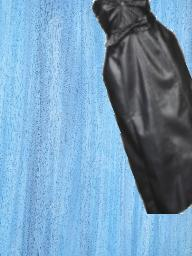
#> input picture classifier_dataset/dresses/augmented_images/020767_1_1.jpg, 192 x 256 px, given as the content of the folder dresses/images, which was not available
$ python main_preprocessing.py
#> lines starting #> are read from the running program, lines starting #| are printed output that depends on the picture; after the words box and inside, x2 and y2 are one past the last pixel; in counts of white or black regions, pixels touching at a corner belong together; pictures that were not available may be replaced by others from this repository, and a replacement may not be noted
### preprocessing/cloth_mask.py
import cv2 as cv
import numpy as np
import matplotlib.pyplot as plt
import os
import os.path as osp
from PIL import Image


def create_cloth_mask(original_name, source, dest):
#> called with original_name = '020767_1_1.jpg', source = 'dresses', dest = 'dresses'
    original_image = cv.imread(osp.join(source, 'images', original_name))
#> original_image is the input picture: shape (256, 192, 3); mean B, G, R 183.5, 154.4, 116.8
    original_image = cv.cvtColor(original_image, cv.COLOR_BGR2RGB)

    # il grabcut funziona meglio con il blurring, i contorni sono più smooth
    blurred_image = cv.GaussianBlur(original_image, (5, 5), 0)
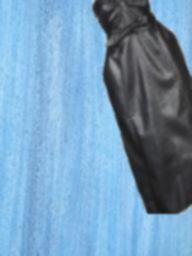
#> blurred_image: shape (256, 192, 3); mean R, G, B 116.8, 154.4, 183.5

    # SEPARO COLORE BACKGROUND
    # estraggo il colore del pixel in alto a sx
    r0 = blurred_image[2, 2, 0]
#> r0 = 140
    g0 = blurred_image[2, 2, 1]
#> g0 = 201
    b0 = blurred_image[2, 2, 2]
#> b0 = 240
    # estraggo i 3 piani di colore
    r = blurred_image[:, :, 0]
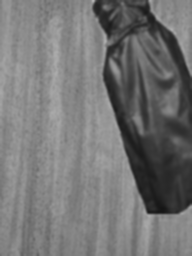
#> r: shape (256, 192); min 21, max 178, mean 116.8
    g = blurred_image[:, :, 1]
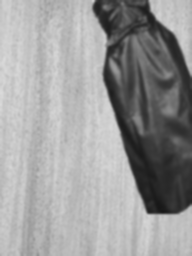
#> g: shape (256, 192); min 23, max 218, mean 154.4
    b = blurred_image[:, :, 2]
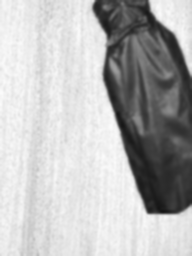
#> b: shape (256, 192); min 20, max 251, mean 183.5
    # segmentazione: metto a 1 i pixel con colore uguale al primo (valori rgb uguali)
    segmented_image = np.where(r != r0, 0, 1)
#> segmented_image: shape (256, 192) int64; values 0 (black) and 1 (white), 2.7% white in thin lines or dots
    segmented_image = np.where(g != g0, 0, segmented_image)
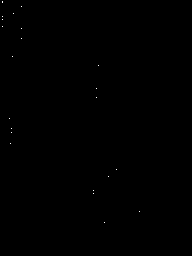
#> segmented_image: shape (256, 192) int64; values 0 (black) and 1 (white), 0.05% white in thin lines or dots, all inside (x1, y1, x2, y2) = (2, 1, 140, 223)
    segmented_image = np.where(b != b0, 0, segmented_image)
#> segmented_image: shape (256, 192) int64; values 0 (black) and 1 (white), 0.02% white in thin lines or dots, all inside (x1, y1, x2, y2) = (2, 1, 105, 223)

    # CREAZIONE MASK
    # inizializzo la mask a BGD (valore 0)
    mask = np.zeros((original_image.shape[0], original_image.shape[1]), np.uint8)
    mask[:] = cv.GC_BGD

    # GESTIONE IMMAGINI PROBLEMATICHE
    # calcolo la percentuale di pixel di background
    back_perc = (segmented_image == 1).sum() / (original_image.shape[0] * original_image.shape[1])
#> back_perc = 0.000224

    # se la % è abbastanza alta significa che la segmentazione funziona bene,
    # setto i pixel segmentati a 0 come probabile foreground PR_FGD (valore 3)
    if back_perc >= 0.15:
        mask[segmented_image == 0] = cv.GC_PR_FGD

    # se la % è bassa significa che la segmentazione non funziona bene
    # allora applico OTSU, i pixel a 0 vengono segnati come foregroung FGD (valore 1)
    else:
        ret, th = cv.threshold(cv.cvtColor(original_image, cv.COLOR_RGB2GRAY), 0, 1, cv.THRESH_BINARY + cv.THRESH_OTSU)
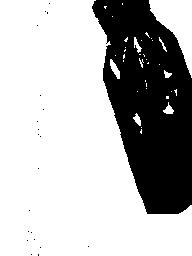
#> th: shape (256, 192); values 0 (black) and 1 (white), 71.2% white; 21 black regions (20 under 20 px), largest, box (x1, y1, x2, y2) and area: (92, 0, 192, 214) 14151
#> ret = 122
        # l'if serve per impostare il background a 0 e il foreground a 1, in alcune threshold venivano scambiati
        if th[0, 0] == 0:
            th = np.where(th == 0, 255, 0)
        mask[th == 0] = cv.GC_FGD

    # GRAB CUT: definisco elementi di base per il grabcut
    # Definisco il boundary rectangle che contiene il foreground object
    height, width, _ = original_image.shape
#> height = 256; width = 192
    left_margin_proportion = 0.2
    right_margin_proportion = 0.2
    up_margin_proportion = 0.1
    down_margin_proportion = 0.1

    boundary_rectangle = (
        int(width * left_margin_proportion),
        int(height * up_margin_proportion),
        int(width * (1 - right_margin_proportion)),
        int(height * (1 - down_margin_proportion)),
    )
#> boundary_rectangle = (38, 25, 153, 230)

    # Arrays usati internamente dall'algoritmo
    background_model = np.zeros((1, 65), np.float64)
    foreground_model = np.zeros((1, 65), np.float64)

    cv.grabCut(
        blurred_image,
        mask,
        boundary_rectangle,
        background_model,
        foreground_model,
        5,
        cv.GC_INIT_WITH_MASK+cv.GC_INIT_WITH_RECT   # non capisco se cambia qualcosa togliendo RECT
    )

    # grabcut_mask è la mashcera binaria finale, la ottengo dalla mask modificata
    grabcut_mask = np.where((mask == cv.GC_PR_BGD) | (mask == cv.GC_BGD), 0, 1).astype("uint8")

    # erosion
    kernel_erosion = np.ones((6, 6), np.uint8)
    grabcut_mask = cv.erode(grabcut_mask, kernel_erosion)

    # Salvataggio della maschera creata
    im_grabcut_mask = Image.fromarray(grabcut_mask)
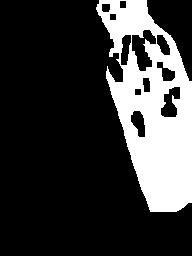
#> im_grabcut_mask: PIL image 192x256 L; values 0 (black) and 1 (white), 22.6% white; 1 white region, box (x1, y1, x2, y2) and area: (96, 0, 192, 212) 11125
    im_grabcut_mask.save(osp.join(dest, 'cloth_masks', original_name.replace('.jpg', '.png')))

### argument_parser.py
import argparse  # API for parsing elements from command line


def get_conf():
	# create the object that holds all the information necessary to parse the command line into Python data types
	parser = argparse.ArgumentParser()
	# Fill the ArgumentParser with information about program arguments
	parser.add_argument("--dataroot", type=str, default="", help = 'dataroot of dataset directory')
	parser.add_argument('--checkpoint', type=str, default='', help='path of load state dict file')
	parser.add_argument('--real_image', type=str, default='', help='path of real image file')
	parser.add_argument('--backgrounds', type=str, default='', help='path of backgrounds directory')
	parser.add_argument("--phase", type=str, default="train", help='train or test')
	parser.add_argument("--confusion_matrix", action='store_true', help='calculate confusion matrix')
	parser.add_argument("--result_dir", type=str, default='', help='directory for saving results')

	parser.add_argument("--epochs", type=int, default=10)
	parser.add_argument('-b', '--batch_size', type=int, default=8)

	# inspect the command line, convert each argument to the appropriate type and then invoke the appropriate action
	args = parser.parse_args()
	print(args)
	return args

### preprocessing/main_preprocessing.py
from cloth_mask import create_cloth_mask
import os
import os.path as osp
from PIL import Image
import matplotlib.pyplot as plt
from argument_parser import get_conf


def main_preprocessing(args):
	category = ['dresses', 'upper_body', 'lower_body']
	dataroot = args.dataroot

	for c in category:
		source = osp.join(dataroot, c)
		dest = osp.join(dataroot, c)

		for image in os.listdir(osp.join(source, 'images')):
			create_cloth_mask(image, source, dest)


if __name__ == '__main__':
	args = get_conf()
	main_preprocessing(args)
